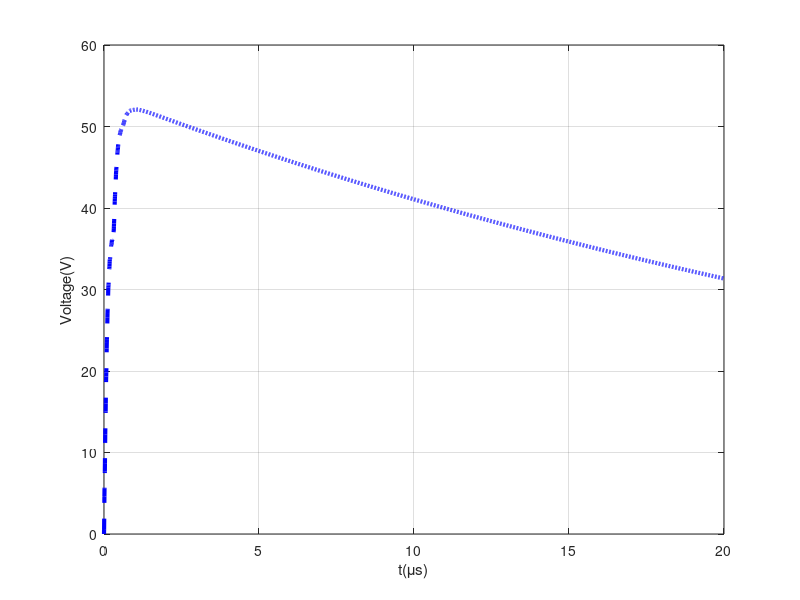

Here is the MATLAB script that generated this plot: (Note: this script raises an error after producing the figure.)
load('ket_qua_luoi_11RBF.mat','tv','uv');
figure(1);
plot(tv*10^6,uv{1}(:,1)','--b','LineWidth',3); xlabel('t(\mus)'); ylabel('Voltage(V)');
grid on;
hold on;
load('ket_qua_luoi_22RBF.mat','tv','uv');
plot(tv*10^6,uv{1}(:,1)','-.r','LineWidth',3); xlabel('t(us)'); ylabel('U(V)');
load('ket_qua_luoi_66RBF.mat','tv','uv');
plot(tv*10^6,uv{1}(:,1)','g','LineWidth',3); xlabel('t(us)'); ylabel('U(V)');
legend('grid 1x1','grid 2x2','grid 6x6');